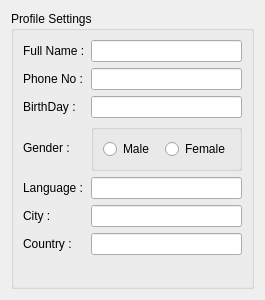
<?xml version="1.0" encoding="UTF-8"?>
<ui version="4.0">
 <class>ProfileSettingsPage</class>
 <widget class="QWidget" name="ProfileSettingsPage">
  <property name="geometry">
   <rect>
    <x>0</x>
    <y>0</y>
    <width>265</width>
    <height>300</height>
   </rect>
  </property>
  <property name="windowTitle">
   <string>Profile Settings</string>
  </property>
  <layout class="QGridLayout" name="gridLayout">
   <item row="0" column="0">
    <widget class="QGroupBox" name="groupBox">
     <property name="title">
      <string>Profile Settings</string>
     </property>
     <layout class="QGridLayout" name="gridLayout_2">
      <item row="0" column="0">
       <widget class="QLabel" name="label">
        <property name="text">
         <string>Full Name :</string>
        </property>
       </widget>
      </item>
      <item row="0" column="1">
       <widget class="QLineEdit" name="fullNameEdit"/>
      </item>
      <item row="1" column="0">
       <widget class="QLabel" name="label_2">
        <property name="text">
         <string>Phone No :</string>
        </property>
       </widget>
      </item>
      <item row="1" column="1">
       <widget class="QLineEdit" name="phoneNumberEdit"/>
      </item>
      <item row="2" column="0">
       <widget class="QLabel" name="label_3">
        <property name="text">
         <string>BirthDay :</string>
        </property>
       </widget>
      </item>
      <item row="2" column="1">
       <widget class="QLineEdit" name="birthDayEdit"/>
      </item>
      <item row="3" column="0">
       <widget class="QLabel" name="label_4">
        <property name="text">
         <string>Gender : </string>
        </property>
       </widget>
      </item>
      <item row="4" column="0">
       <widget class="QLabel" name="label_5">
        <property name="text">
         <string>Language :</string>
        </property>
       </widget>
      </item>
      <item row="4" column="1">
       <widget class="QLineEdit" name="languageEdit"/>
      </item>
      <item row="5" column="0">
       <widget class="QLabel" name="label_6">
        <property name="text">
         <string>City : </string>
        </property>
       </widget>
      </item>
      <item row="5" column="1">
       <widget class="QLineEdit" name="cityEdit"/>
      </item>
      <item row="6" column="0">
       <widget class="QLabel" name="label_7">
        <property name="text">
         <string>Country : </string>
        </property>
       </widget>
      </item>
      <item row="6" column="1">
       <widget class="QLineEdit" name="countryEdit"/>
      </item>
      <item row="3" column="1">
       <widget class="QGroupBox" name="groupBox_2">
        <property name="title">
         <string/>
        </property>
        <property name="flat">
         <bool>true</bool>
        </property>
        <layout class="QHBoxLayout" name="horizontalLayout">
         <item>
          <widget class="QRadioButton" name="radioMale">
           <property name="text">
            <string>Male</string>
           </property>
          </widget>
         </item>
         <item>
          <widget class="QRadioButton" name="radioFemale">
           <property name="text">
            <string>Female</string>
           </property>
          </widget>
         </item>
        </layout>
       </widget>
      </item>
      <item row="7" column="1">
       <spacer name="verticalSpacer">
        <property name="orientation">
         <enum>Qt::Vertical</enum>
        </property>
        <property name="sizeHint" stdset="0">
         <size>
          <width>20</width>
          <height>40</height>
         </size>
        </property>
       </spacer>
      </item>
     </layout>
    </widget>
   </item>
  </layout>
 </widget>
 <resources/>
 <connections/>
</ui>
